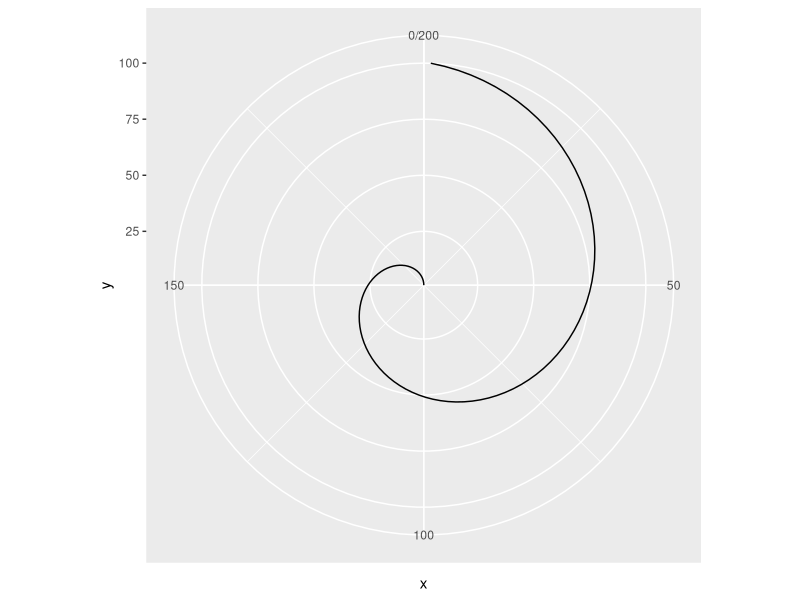
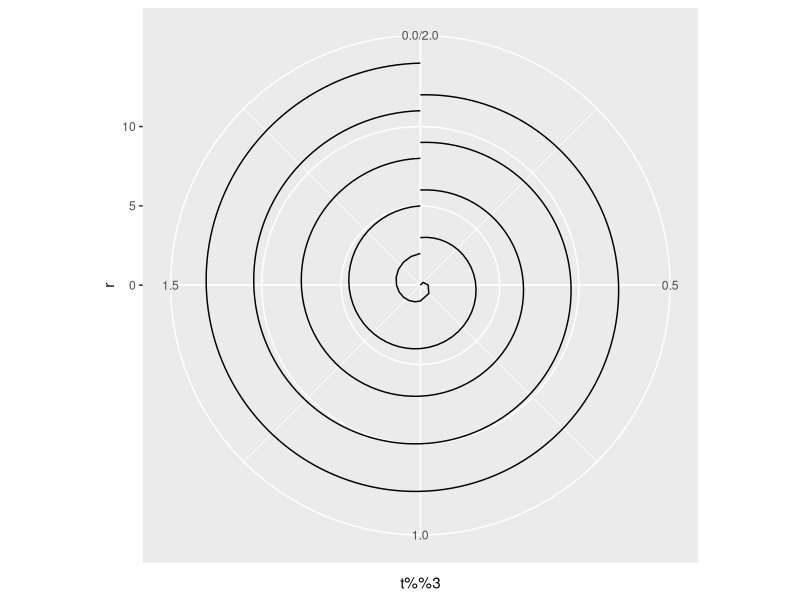

The R script that drew these images, in order:
# A set of examples illustrating what a line and rectangle look like
# when displayed in a variety of coordinate systems.  From top left to
# bottom right: Cartesian, polar with x position mapped to angle, polar
# with y position mapped to angle, flipped, transformed with log in y
# direction, and equal scales.
library(ggplot2)

line <- data.frame(x = c(1, 200), y = c(100, 1))
base <- ggplot(mapping = aes(x, y)) + geom_line(data = line)
base <- base + coord_polar("x") 
#This works:
base + scale_x_continuous(limits=c(0, 200))
#This doesn't work (presumably because 100 < 200)
#base + scale_x_continuous(limits=c(0, 100))

library(ggplot2)
spiral <- data.frame(t=0:14,r=0:14)
ggplot(spiral) + geom_line(aes(x=t %%3,y=r,group=t %/% 3)) + coord_polar()

#Hi, is still the state of multi-turn polar graphs in ggplot2?  Stavros's code produces the same described interruption, but I was curious if there's a new approach since September.  I wrote the attached graph with base graphics, and I'd like to rewrite it in ggplot2 before exposing it in a package.
